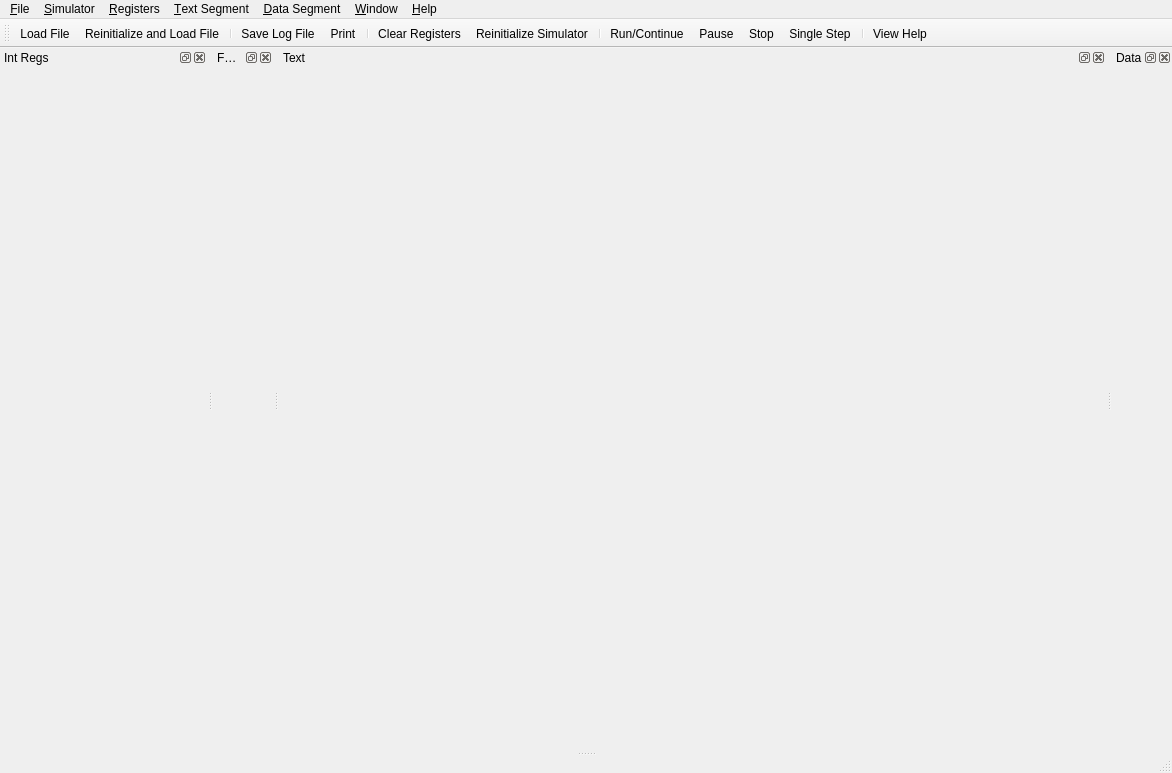
<?xml version="1.0" encoding="UTF-8"?>
<ui version="4.0">
 <class>SpimView</class>
 <widget class="QMainWindow" name="SpimView">
  <property name="geometry">
   <rect>
    <x>0</x>
    <y>0</y>
    <width>1172</width>
    <height>773</height>
   </rect>
  </property>
  <property name="windowTitle">
   <string>QtSpim</string>
  </property>
  <property name="dockOptions">
   <set>QMainWindow::AnimatedDocks|QMainWindow::ForceTabbedDocks|QMainWindow::VerticalTabs</set>
  </property>
  <widget class="QTabWidget" name="centralWidget">
   <property name="sizePolicy">
    <sizepolicy hsizetype="Preferred" vsizetype="Preferred">
     <horstretch>0</horstretch>
     <verstretch>0</verstretch>
    </sizepolicy>
   </property>
  </widget>
  <widget class="QMenuBar" name="menuBar">
   <property name="geometry">
    <rect>
     <x>0</x>
     <y>0</y>
     <width>1172</width>
     <height>22</height>
    </rect>
   </property>
   <widget class="QMenu" name="menu_File">
    <property name="title">
     <string>&amp;File</string>
    </property>
    <widget class="QMenu" name="menuRecent_Files">
     <property name="title">
      <string>Recent Files</string>
     </property>
    </widget>
    <addaction name="action_File_Load"/>
    <addaction name="menuRecent_Files"/>
    <addaction name="action_File_Reload"/>
    <addaction name="separator"/>
    <addaction name="action_File_SaveLog"/>
    <addaction name="separator"/>
    <addaction name="action_File_Print"/>
    <addaction name="separator"/>
    <addaction name="action_File_Exit"/>
   </widget>
   <widget class="QMenu" name="menu_Simulator">
    <property name="title">
     <string>&amp;Simulator</string>
    </property>
    <addaction name="action_Sim_ClearRegisters"/>
    <addaction name="action_Sim_Reinitialize"/>
    <addaction name="separator"/>
    <addaction name="action_Sim_SetRunParameters"/>
    <addaction name="action_Sim_Run"/>
    <addaction name="action_Sim_Pause"/>
    <addaction name="action_Sim_Stop"/>
    <addaction name="action_Sim_SingleStep"/>
    <addaction name="separator"/>
    <addaction name="action_Sim_DisplaySymbols"/>
    <addaction name="separator"/>
    <addaction name="action_Sim_Settings"/>
   </widget>
   <widget class="QMenu" name="menu_Registers">
    <property name="title">
     <string>&amp;Registers</string>
    </property>
    <addaction name="action_Reg_DisplayBinary"/>
    <addaction name="action_Reg_DisplayHex"/>
    <addaction name="action_Reg_DisplayDecimal"/>
   </widget>
   <widget class="QMenu" name="menu_Text_Segment">
    <property name="title">
     <string>&amp;Text Segment</string>
    </property>
    <addaction name="action_Text_DisplayUserText"/>
    <addaction name="action_Text_DisplayKernelText"/>
    <addaction name="separator"/>
    <addaction name="action_Text_DisplayComments"/>
    <addaction name="action_Text_DisplayInstructionValue"/>
   </widget>
   <widget class="QMenu" name="menu_Data_Segment">
    <property name="title">
     <string>&amp;Data Segment</string>
    </property>
    <addaction name="action_Data_DisplayUserData"/>
    <addaction name="action_Data_DisplayUserStack"/>
    <addaction name="action_Data_DisplayKernelData"/>
    <addaction name="separator"/>
    <addaction name="separator"/>
    <addaction name="action_Data_DisplayBinary"/>
    <addaction name="action_Data_DisplayHex"/>
    <addaction name="action_Data_DisplayDecimal"/>
   </widget>
   <widget class="QMenu" name="menu_Window">
    <property name="title">
     <string>&amp;Window</string>
    </property>
    <addaction name="action_Win_IntRegisters"/>
    <addaction name="action_Win_FPRegisters"/>
    <addaction name="action_Win_TextSegment"/>
    <addaction name="action_Win_DataSegment"/>
    <addaction name="action_Win_Console"/>
    <addaction name="separator"/>
    <addaction name="action_Win_Tile"/>
    <addaction name="action_Win_Restore"/>
   </widget>
   <widget class="QMenu" name="menu_Help">
    <property name="title">
     <string>&amp;Help</string>
    </property>
    <addaction name="action_Help_ViewHelp"/>
    <addaction name="action_Help_AboutSPIM"/>
   </widget>
   <addaction name="menu_File"/>
   <addaction name="menu_Simulator"/>
   <addaction name="menu_Registers"/>
   <addaction name="menu_Text_Segment"/>
   <addaction name="menu_Data_Segment"/>
   <addaction name="menu_Window"/>
   <addaction name="menu_Help"/>
  </widget>
  <widget class="QStatusBar" name="statusBar"/>
  <widget class="QDockWidget" name="IntRegDockWidget">
   <property name="minimumSize">
    <size>
     <width>200</width>
     <height>35</height>
    </size>
   </property>
   <property name="allowedAreas">
    <set>Qt::TopDockWidgetArea</set>
   </property>
   <property name="windowTitle">
    <string>Int Regs</string>
   </property>
   <attribute name="dockWidgetArea">
    <number>4</number>
   </attribute>
   <widget class="regTextEdit" name="IntRegTextEdit">
    <property name="minimumSize">
     <size>
      <width>200</width>
      <height>0</height>
     </size>
    </property>
    <property name="undoRedoEnabled" stdset="0">
     <bool>false</bool>
    </property>
    <property name="readOnly" stdset="0">
     <bool>true</bool>
    </property>
   </widget>
  </widget>
  <widget class="QDockWidget" name="FPRegDockWidget">
   <property name="minimumSize">
    <size>
     <width>58</width>
     <height>35</height>
    </size>
   </property>
   <property name="allowedAreas">
    <set>Qt::TopDockWidgetArea</set>
   </property>
   <property name="windowTitle">
    <string>FP Regs</string>
   </property>
   <attribute name="dockWidgetArea">
    <number>4</number>
   </attribute>
   <widget class="regTextEdit" name="FPRegTextEdit">
    <property name="undoRedoEnabled" stdset="0">
     <bool>false</bool>
    </property>
    <property name="readOnly" stdset="0">
     <bool>true</bool>
    </property>
   </widget>
  </widget>
  <widget class="QDockWidget" name="TextSegDockWidget">
   <property name="sizePolicy">
    <sizepolicy hsizetype="Preferred" vsizetype="Preferred">
     <horstretch>0</horstretch>
     <verstretch>0</verstretch>
    </sizepolicy>
   </property>
   <property name="minimumSize">
    <size>
     <width>800</width>
     <height>35</height>
    </size>
   </property>
   <property name="allowedAreas">
    <set>Qt::BottomDockWidgetArea|Qt::TopDockWidgetArea</set>
   </property>
   <property name="windowTitle">
    <string>Text</string>
   </property>
   <attribute name="dockWidgetArea">
    <number>4</number>
   </attribute>
   <widget class="textTextEdit" name="TextSegmentTextEdit">
    <property name="minimumSize">
     <size>
      <width>800</width>
      <height>0</height>
     </size>
    </property>
    <property name="undoRedoEnabled" stdset="0">
     <bool>false</bool>
    </property>
    <property name="readOnly" stdset="0">
     <bool>true</bool>
    </property>
   </widget>
  </widget>
  <widget class="QDockWidget" name="DataSegDockWidget">
   <property name="minimumSize">
    <size>
     <width>58</width>
     <height>35</height>
    </size>
   </property>
   <property name="allowedAreas">
    <set>Qt::TopDockWidgetArea</set>
   </property>
   <property name="windowTitle">
    <string>Data</string>
   </property>
   <attribute name="dockWidgetArea">
    <number>4</number>
   </attribute>
   <widget class="dataTextEdit" name="DataSegmentTextEdit">
    <property name="undoRedoEnabled" stdset="0">
     <bool>false</bool>
    </property>
    <property name="readOnly" stdset="0">
     <bool>true</bool>
    </property>
   </widget>
  </widget>
  <widget class="QToolBar" name="toolBar">
   <property name="windowTitle">
    <string>toolBar</string>
   </property>
   <attribute name="toolBarArea">
    <enum>TopToolBarArea</enum>
   </attribute>
   <attribute name="toolBarBreak">
    <bool>false</bool>
   </attribute>
   <addaction name="action_File_Load"/>
   <addaction name="action_File_Reload"/>
   <addaction name="separator"/>
   <addaction name="action_File_SaveLog"/>
   <addaction name="action_File_Print"/>
   <addaction name="separator"/>
   <addaction name="action_Sim_ClearRegisters"/>
   <addaction name="action_Sim_Reinitialize"/>
   <addaction name="separator"/>
   <addaction name="action_Sim_Run"/>
   <addaction name="action_Sim_Pause"/>
   <addaction name="action_Sim_Stop"/>
   <addaction name="action_Sim_SingleStep"/>
   <addaction name="separator"/>
   <addaction name="action_Help_ViewHelp"/>
  </widget>
  <action name="action_File_Load">
   <property name="icon">
    <iconset resource="windows_images.qrc">
     <normaloff>:/icons/LoadFile.png</normaloff>:/icons/LoadFile.png</iconset>
   </property>
   <property name="text">
    <string>&amp;Load File</string>
   </property>
  </action>
  <action name="action_File_SaveLog">
   <property name="icon">
    <iconset resource="windows_images.qrc">
     <normaloff>:/icons/SaveLog.png</normaloff>:/icons/SaveLog.png</iconset>
   </property>
   <property name="text">
    <string>&amp;Save Log File</string>
   </property>
  </action>
  <action name="action_File_Exit">
   <property name="text">
    <string>&amp;Exit</string>
   </property>
  </action>
  <action name="action_Sim_ClearRegisters">
   <property name="icon">
    <iconset resource="windows_images.qrc">
     <normaloff>:/icons/ClearRegs.png</normaloff>:/icons/ClearRegs.png</iconset>
   </property>
   <property name="text">
    <string>&amp;Clear Registers</string>
   </property>
  </action>
  <action name="action_Sim_Reinitialize">
   <property name="icon">
    <iconset resource="windows_images.qrc">
     <normaloff>:/icons/Reinit.png</normaloff>:/icons/Reinit.png</iconset>
   </property>
   <property name="text">
    <string>Re&amp;initialize Simulator</string>
   </property>
  </action>
  <action name="action_File_Reload">
   <property name="icon">
    <iconset resource="windows_images.qrc">
     <normaloff>:/icons/ReloadFile.png</normaloff>:/icons/ReloadFile.png</iconset>
   </property>
   <property name="text">
    <string>Re&amp;initialize and Load File</string>
   </property>
  </action>
  <action name="action_Sim_SetRunParameters">
   <property name="text">
    <string>Run &amp;Parameters</string>
   </property>
  </action>
  <action name="action_Sim_Run">
   <property name="icon">
    <iconset resource="windows_images.qrc">
     <normaloff>:/icons/Run.png</normaloff>:/icons/Run.png</iconset>
   </property>
   <property name="text">
    <string>&amp;Run/Continue</string>
   </property>
   <property name="shortcut">
    <string>F5</string>
   </property>
  </action>
  <action name="action_Sim_Pause">
   <property name="icon">
    <iconset resource="windows_images.qrc">
     <normaloff>:/icons/Pause.png</normaloff>:/icons/Pause.png</iconset>
   </property>
   <property name="text">
    <string>&amp;Pause</string>
   </property>
  </action>
  <action name="action_Sim_Stop">
   <property name="icon">
    <iconset resource="windows_images.qrc">
     <normaloff>:/icons/Stop.png</normaloff>:/icons/Stop.png</iconset>
   </property>
   <property name="text">
    <string>&amp;Stop</string>
   </property>
   <property name="shortcut">
    <string/>
   </property>
  </action>
  <action name="action_Sim_SingleStep">
   <property name="icon">
    <iconset resource="windows_images.qrc">
     <normaloff>:/icons/SingleStep.png</normaloff>:/icons/SingleStep.png</iconset>
   </property>
   <property name="text">
    <string>&amp;Single Step</string>
   </property>
   <property name="shortcut">
    <string>F10</string>
   </property>
  </action>
  <action name="action_Sim_DisplaySymbols">
   <property name="text">
    <string>&amp;Display Symbols</string>
   </property>
  </action>
  <action name="action_Sim_Settings">
   <property name="icon">
    <iconset resource="windows_images.qrc">
     <normaloff>:/icons/Settings.png</normaloff>:/icons/Settings.png</iconset>
   </property>
   <property name="text">
    <string>Settings</string>
   </property>
  </action>
  <action name="action_Reg_DisplayBinary">
   <property name="checkable">
    <bool>true</bool>
   </property>
   <property name="text">
    <string>Binary</string>
   </property>
  </action>
  <action name="action_Reg_DisplayHex">
   <property name="checkable">
    <bool>true</bool>
   </property>
   <property name="text">
    <string>Hex</string>
   </property>
  </action>
  <action name="action_Reg_DisplayDecimal">
   <property name="checkable">
    <bool>true</bool>
   </property>
   <property name="text">
    <string>Decimal</string>
   </property>
  </action>
  <action name="action_Text_DisplayUserText">
   <property name="checkable">
    <bool>true</bool>
   </property>
   <property name="text">
    <string>User Text</string>
   </property>
  </action>
  <action name="action_Text_DisplayKernelText">
   <property name="checkable">
    <bool>true</bool>
   </property>
   <property name="text">
    <string>Kernel Text</string>
   </property>
  </action>
  <action name="action_Text_DisplayComments">
   <property name="checkable">
    <bool>true</bool>
   </property>
   <property name="text">
    <string>Comments</string>
   </property>
  </action>
  <action name="action_Text_DisplayInstructionValue">
   <property name="checkable">
    <bool>true</bool>
   </property>
   <property name="text">
    <string>Instruction Value</string>
   </property>
  </action>
  <action name="action_Data_DisplayUserData">
   <property name="checkable">
    <bool>true</bool>
   </property>
   <property name="text">
    <string>User Data</string>
   </property>
  </action>
  <action name="action_Data_DisplayUserStack">
   <property name="checkable">
    <bool>true</bool>
   </property>
   <property name="text">
    <string>User Stack</string>
   </property>
  </action>
  <action name="action_Data_DisplayKernelData">
   <property name="checkable">
    <bool>true</bool>
   </property>
   <property name="text">
    <string>Kernel Data</string>
   </property>
  </action>
  <action name="action_Data_DisplayBinary">
   <property name="checkable">
    <bool>true</bool>
   </property>
   <property name="text">
    <string>Binary</string>
   </property>
  </action>
  <action name="action_Data_DisplayHex">
   <property name="checkable">
    <bool>true</bool>
   </property>
   <property name="text">
    <string>Hex</string>
   </property>
  </action>
  <action name="action_Data_DisplayDecimal">
   <property name="checkable">
    <bool>true</bool>
   </property>
   <property name="text">
    <string>Decimal</string>
   </property>
  </action>
  <action name="action_Win_IntRegisters">
   <property name="checkable">
    <bool>true</bool>
   </property>
   <property name="text">
    <string>Integer Registers</string>
   </property>
  </action>
  <action name="action_Win_FPRegisters">
   <property name="checkable">
    <bool>true</bool>
   </property>
   <property name="text">
    <string>FP Registers</string>
   </property>
  </action>
  <action name="action_Win_TextSegment">
   <property name="checkable">
    <bool>true</bool>
   </property>
   <property name="text">
    <string>Text Segment</string>
   </property>
  </action>
  <action name="action_Win_DataSegment">
   <property name="checkable">
    <bool>true</bool>
   </property>
   <property name="text">
    <string>Data Segment</string>
   </property>
  </action>
  <action name="action_Win_Console">
   <property name="checkable">
    <bool>true</bool>
   </property>
   <property name="text">
    <string>Console</string>
   </property>
  </action>
  <action name="action_Win_Tile">
   <property name="text">
    <string>Tile</string>
   </property>
  </action>
  <action name="action_Win_Restore">
   <property name="text">
    <string>Restore to default</string>
   </property>
  </action>
  <action name="action_Help_ViewHelp">
   <property name="icon">
    <iconset resource="windows_images.qrc">
     <normaloff>:/icons/Help.png</normaloff>:/icons/Help.png</iconset>
   </property>
   <property name="text">
    <string>View Help</string>
   </property>
  </action>
  <action name="action_Help_AboutSPIM">
   <property name="text">
    <string>About QtSpim</string>
   </property>
  </action>
  <action name="action_File_Print">
   <property name="icon">
    <iconset resource="windows_images.qrc">
     <normaloff>:/icons/Print.png</normaloff>:/icons/Print.png</iconset>
   </property>
   <property name="text">
    <string>Print</string>
   </property>
  </action>
 </widget>
 <layoutdefault spacing="6" margin="11"/>
 <customwidgets>
  <customwidget>
   <class>textTextEdit</class>
   <extends>QWidget</extends>
   <header>texttextedit.h</header>
  </customwidget>
  <customwidget>
   <class>dataTextEdit</class>
   <extends>QWidget</extends>
   <header>datatextedit.h</header>
  </customwidget>
  <customwidget>
   <class>regTextEdit</class>
   <extends>QWidget</extends>
   <header>regtextedit.h</header>
  </customwidget>
 </customwidgets>
 <resources>
  <include location="windows_images.qrc"/>
 </resources>
 <connections/>
</ui>
